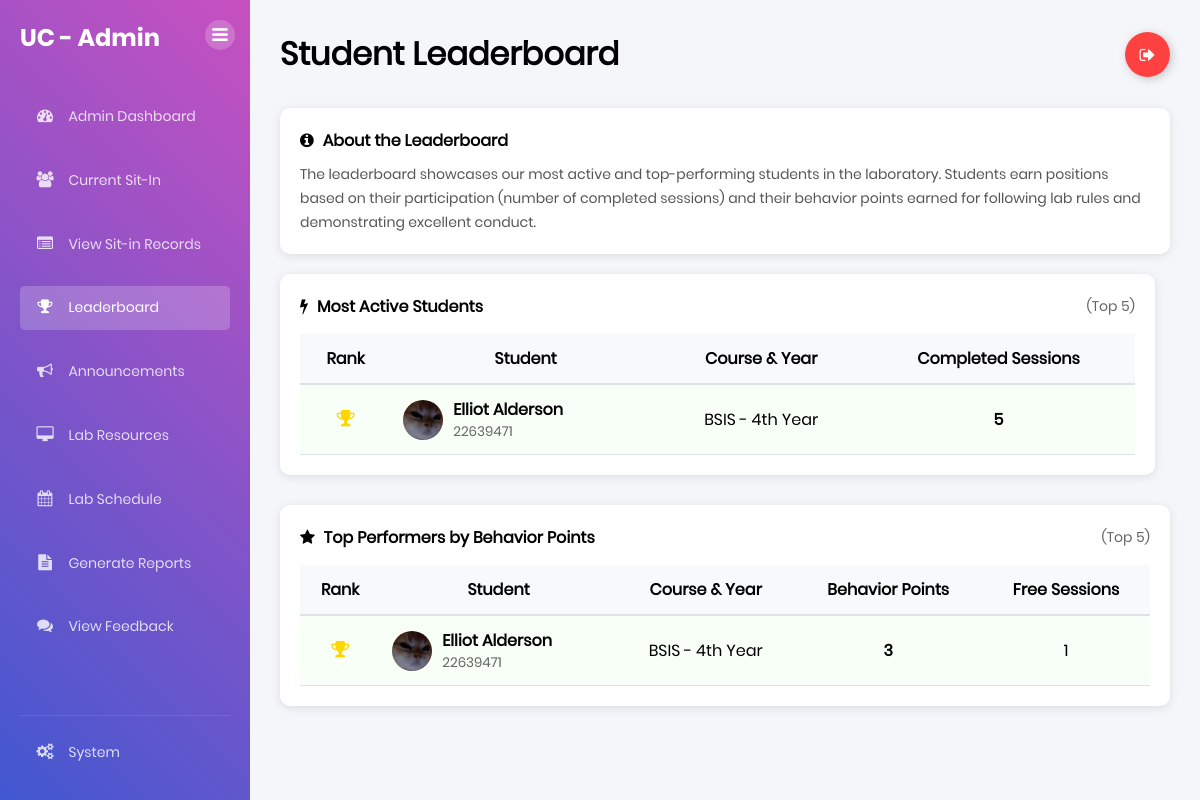
The app's page /admin/leaderboard (signed in), older data.
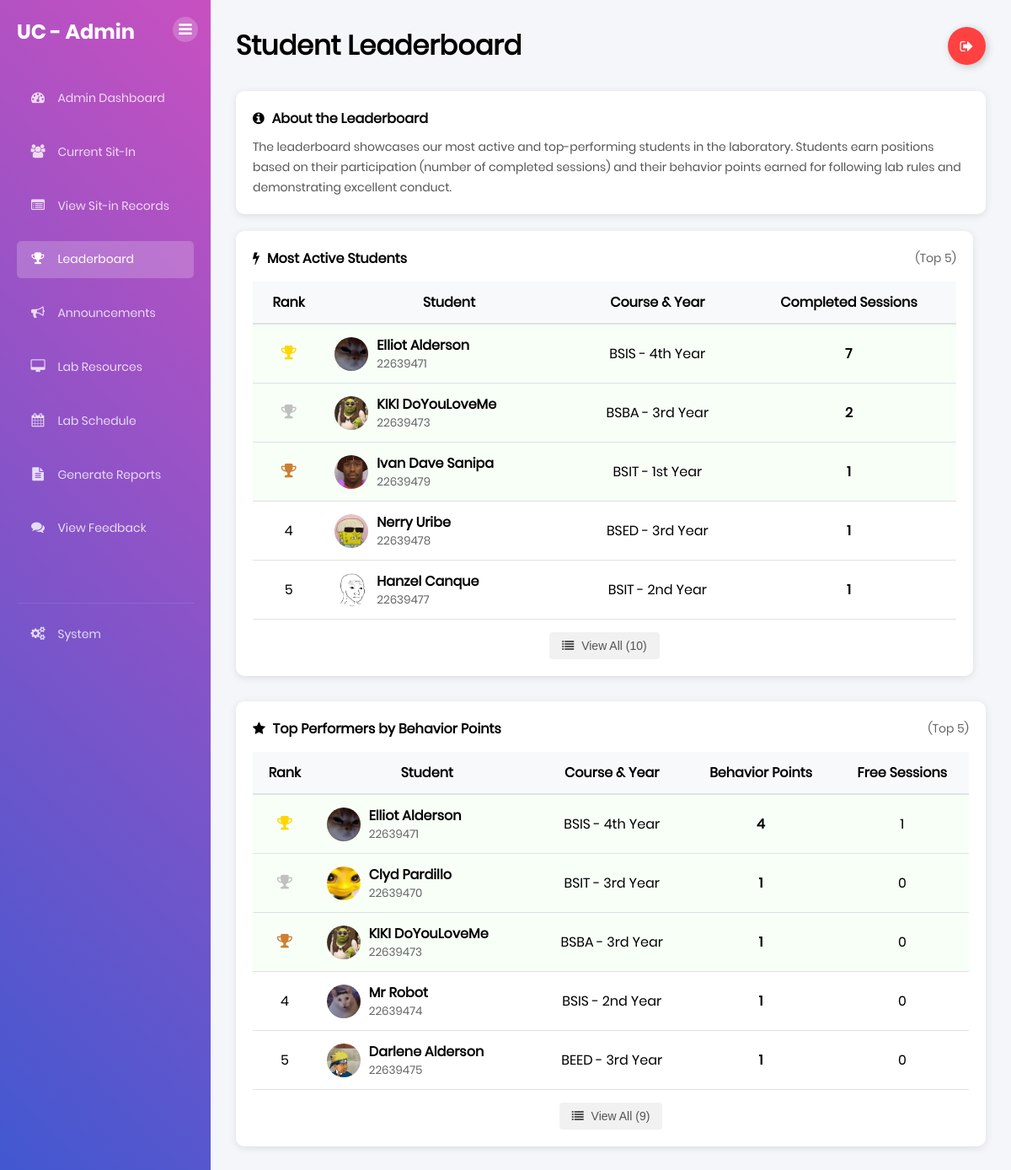
The same page, newer data.
### tables this page shows
CREATE TABLE "students" (idno TEXT PRIMARY KEY, lastname TEXT NOT NULL, firstname TEXT NOT NULL, midname TEXT, course TEXT NOT NULL, year_level TEXT NOT NULL, email_address TEXT NOT NULL, image_path TEXT);

### app.py (the view)
@app.route('/admin/leaderboard')
def admin_leaderboard():
    if 'user' not in session or session.get('is_admin') != True:
        flash("Please log in as an administrator.", "warning")
        return redirect(url_for('home'))
    conn = get_db_connection()
    most_active_students = conn.execute("""
        SELECT
            s.idno, s.firstname, s.lastname, s.course, s.year_level, s.image_path,
            COUNT(ls.session_id) as session_count
        FROM students s
        JOIN lab_sessions ls ON s.idno = ls.student_id
        WHERE ls.status = 'Completed'
        GROUP BY s.idno
        ORDER BY session_count DESC
        LIMIT 10
    """).fetchall()
    top_performers = conn.execute("""
        SELECT
            s.idno, s.firstname, s.lastname, s.course, s.year_level, s.image_path,
            COALESCE(SUM(ls.behavior_points), 0) as behavior_points
        FROM students s
        LEFT JOIN lab_sessions ls ON s.idno = ls.student_id AND ls.behavior_points > 0
        GROUP BY s.idno
        HAVING behavior_points > 0
        ORDER BY behavior_points DESC
        LIMIT 10
    """).fetchall()
    top_performers_list = []
    for student in top_performers:
        student_dict = dict(student)
        student_dict['free_sessions'] = student_dict['behavior_points'] // 3
        top_performers_list.append(student_dict)
    conn.close()
    return render_template(
        'admin_leaderboard.html',
        most_active_students=most_active_students,
        top_performers=top_performers_list
    )

### app.py (called while the page is built)
def get_db_connection():
    conn = sqlite3.connect("users.db")
    conn.row_factory = sqlite3.Row
    return conn

@app.after_request
def add_header(response):
    response.headers['Cache-Control'] = 'no-store, no-cache, must-revalidate, max-age=0'
    response.headers['Pragma'] = 'no-cache'
    response.headers['Expires'] = '0'
    return response

### templates/admin_leaderboard.html (shortened to what the changed rows need)
{% extends 'base.html' %} {% block content %}
<div class="dashboard-container">
  <div class="sidebar">
    <div class="sidebar-header">
      <h2>UC - Admin</h2>
    </div>
  </div>
  <div class="main-content">
    <div class="header">
      <h1>Student Leaderboard</h1>
    </div>
    <div class="content-row">
      <div class="schedule-card" style="flex: 1; margin-right: 15px">
        {% if most_active_students %}
        <div style="overflow-x: auto">
          <table style="width: 100%; border-collapse: collapse">
            <thead>
              <tr style="background-color: #f8f9fa">
                <th style="padding: 12px; border-bottom: 2px solid #dee2e6; text-align: center">Rank</th>
                <th style="padding: 12px; border-bottom: 2px solid #dee2e6">Student</th>
                <th style="padding: 12px; border-bottom: 2px solid #dee2e6; text-align: center">Course & Year</th>
                <th style="padding: 12px; border-bottom: 2px solid #dee2e6; text-align: center">
                  Completed Sessions
                </th>
              </tr>
            </thead>
            <tbody id="activeStudentsTable">
              {% for student in most_active_students %}
              <tr class="{% if loop.index <= 3 %}highlight-row{% endif %} {% if loop.index > 5 %}hidden-row active-student-row{% endif %}">
                <td style="padding: 12px; border-bottom: 1px solid #dee2e6; text-align: center">
                  {% if loop.index == 1 %}
                  <i class="fa fa-trophy" style="color: gold; font-size: 1.2em;"></i>
                  {% elif loop.index == 2 %}
                  <i class="fa fa-trophy" style="color: silver; font-size: 1.2em;"></i>
                  {% elif loop.index == 3 %}
                  <i class="fa fa-trophy" style="color: #cd7f32; font-size: 1.2em;"></i>
                  {% else %}
                  {{ loop.index }}
                  {% endif %}
                </td>
                <td style="padding: 12px; border-bottom: 1px solid #dee2e6">
                  <div style="display: flex; align-items: center;">
                    {% if student.image_path %}
                    <img src="{{ url_for('static', filename=student.image_path) }}"
                         style="width: 40px; height: 40px; border-radius: 50%; margin-right: 10px; object-fit: cover;">
                    {% else %}
                    <div style="width: 40px; height: 40px; border-radius: 50%; margin-right: 10px; background: #e0e0e0; display: flex; align-items: center; justify-content: center;">
                      <i class="fa fa-user" style="color: #555;"></i>
                    </div>
                    {% endif %}
                    <div>
                      <div><strong>{{ student.firstname }} {{ student.lastname }}</strong></div>
                      <div style="font-size: 0.85em; color: #666;">{{ student.idno }}</div>
                    </div>
                  </div>
                </td>
                <td style="padding: 12px; border-bottom: 1px solid #dee2e6; text-align: center;">
                  {{ student.course }} - {{ student.year_level }}
                </td>
                <td style="padding: 12px; border-bottom: 1px solid #dee2e6; text-align: center; font-weight: bold;">
                  {{ student.session_count }}
                </td>
              </tr>
              {% endfor %}
            </tbody>
          </table>
          {% if most_active_students|length > 5 %}
          <div style="text-align: center; margin-top: 15px;">
            <button id="viewAllActiveBtn" class="view-all-btn" onclick="toggleActiveStudents()">
              <i class="fa fa-list"></i> View All ({{ most_active_students|length }})
            </button>
          </div>
          {% endif %}
        </div>
        {% else %}
        <div style="text-align: center; padding: 30px; color: #666">
          <i class="fa fa-info-circle" style="font-size: 2em; color: #4caf50; margin-bottom: 15px"></i>
          <p>No student activity data available yet.</p>
        </div>
        {% endif %}
      </div>
    </div>
    <div class="content-row" style="margin-top: 30px">
      <div class="schedule-card" style="flex: 1;">
        {% if top_performers %}
        <div style="overflow-x: auto">
          <table style="width: 100%; border-collapse: collapse">
            <thead>
              <tr style="background-color: #f8f9fa">
                <th style="padding: 12px; border-bottom: 2px solid #dee2e6; text-align: center">Rank</th>
                <th style="padding: 12px; border-bottom: 2px solid #dee2e6">Student</th>
                <th style="padding: 12px; border-bottom: 2px solid #dee2e6; text-align: center">Course & Year</th>
                <th style="padding: 12px; border-bottom: 2px solid #dee2e6; text-align: center">
                  Behavior Points
                </th>
                <th style="padding: 12px; border-bottom: 2px solid #dee2e6; text-align: center">
                  Free Sessions
                </th>
              </tr>
            </thead>
            <tbody id="pointsStudentsTable">
              {% for student in top_performers %}
              <tr class="{% if loop.index <= 3 %}highlight-row{% endif %} {% if loop.index > 5 %}hidden-row points-student-row{% endif %}">
                <td style="padding: 12px; border-bottom: 1px solid #dee2e6; text-align: center">
                  {% if loop.index == 1 %}
                  <i class="fa fa-trophy" style="color: gold; font-size: 1.2em;"></i>
                  {% elif loop.index == 2 %}
                  <i class="fa fa-trophy" style="color: silver; font-size: 1.2em;"></i>
                  {% elif loop.index == 3 %}
                  <i class="fa fa-trophy" style="color: #cd7f32; font-size: 1.2em;"></i>
                  {% else %}
                  {{ loop.index }}
                  {% endif %}
                </td>
                <td style="padding: 12px; border-bottom: 1px solid #dee2e6">
                  <div style="display: flex; align-items: center;">
                    {% if student.image_path %}
                    <img src="{{ url_for('static', filename=student.image_path) }}"
                         style="width: 40px; height: 40px; border-radius: 50%; margin-right: 10px; object-fit: cover;">
                    {% else %}
                    <div style="width: 40px; height: 40px; border-radius: 50%; margin-right: 10px; background: #e0e0e0; display: flex; align-items: center; justify-content: center;">
                      <i class="fa fa-user" style="color: #555;"></i>
                    </div>
                    {% endif %}
                    <div>
                      <div><strong>{{ student.firstname }} {{ student.lastname }}</strong></div>
                      <div style="font-size: 0.85em; color: #666;">{{ student.idno }}</div>
                    </div>
                  </div>
                </td>
                <td style="padding: 12px; border-bottom: 1px solid #dee2e6; text-align: center;">
                  {{ student.course }} - {{ student.year_level }}
                </td>
                <td style="padding: 12px; border-bottom: 1px solid #dee2e6; text-align: center; font-weight: bold;">
                  {{ student.behavior_points }}
                </td>
                <td style="padding: 12px; border-bottom: 1px solid #dee2e6; text-align: center;">
                  {{ student.free_sessions }}
                </td>
              </tr>
              {% endfor %}
            </tbody>
          </table>
          {% if top_performers|length > 5 %}
          <div style="text-align: center; margin-top: 15px;">
            <button id="viewAllPointsBtn" class="view-all-btn" onclick="togglePointsStudents()">
              <i class="fa fa-list"></i> View All ({{ top_performers|length }})
            </button>
          </div>
          {% endif %}
        </div>
        {% else %}
        <div style="text-align: center; padding: 30px; color: #666">
          <i class="fa fa-info-circle" style="font-size: 2em; color: #4caf50; margin-bottom: 15px"></i>
          <p>No behavior points data available yet.</p>
        </div>
        {% endif %}
      </div>
    </div>
  </div>
</div>
{% endblock %}

Row changes from the older to the newer data that the page shows:
computed for students "Elliot": session_count "5" → "7"; behavior_points "3" → "4"
now on this page (row unchanged): students: image_path (picture), firstname "KIKI", lastname "DoYouLoveMe", idno "22639473", course "BSBA", year_level "3rd Year", session_count "2", behavior_points "1", free_sessions "0"
added students: image_path (picture), firstname "Ivan Dave", lastname "Sanipa", idno "22639479", course "BSIT", year_level "1st Year", session_count "1", shown under "Most Active Students"
added students: image_path (picture), firstname "Nerry", lastname "Uribe", idno "22639478", course "BSED", year_level "3rd Year", session_count "1", shown under "Most Active Students"
added students: image_path (picture), firstname "Hanzel", lastname "Canque", idno "22639477", course "BSIT", year_level "2nd Year", session_count "1", shown under "Most Active Students"
now on this page (row unchanged): students: image_path (picture), firstname "Clyd", lastname "Pardillo", idno "22639470", course "BSIT", year_level "3rd Year", behavior_points "1", free_sessions "0", shown under "Top Performers by Behavior Points"
added students: image_path (picture), firstname "Mr", lastname "Robot", idno "22639474", course "BSIS", year_level "2nd Year", behavior_points "1", free_sessions "0", shown under "Top Performers by Behavior Points"
added students: image_path (picture), firstname "Darlene", lastname "Alderson", idno "22639475", course "BEED", year_level "3rd Year", behavior_points "1", free_sessions "0", shown under "Top Performers by Behavior Points"
Text that changed along with them:
{{ most_active_students|length }}: (not shown) → "10"
{{ top_performers|length }}: (not shown) → "9"
text now shown: "View All ( ) View All ( )"
